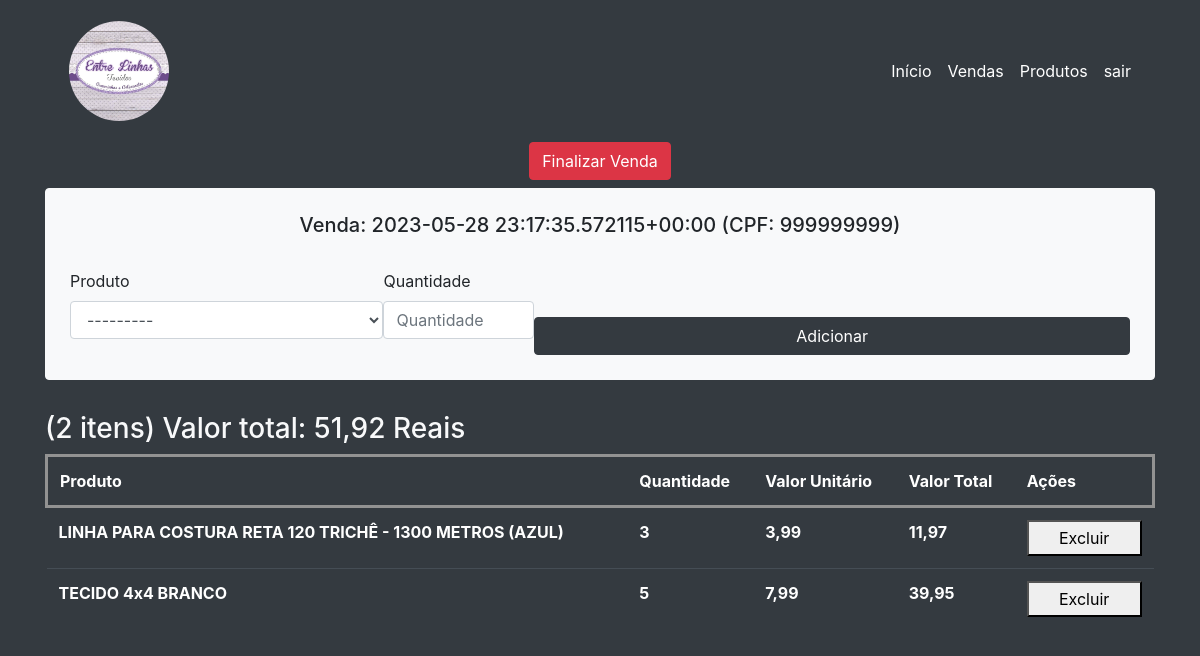
The app's page /adicionar_itens/72 (signed in) with its own data.
### core/models.py (models this page shows, shortened)
class Vendas(models.Model):
    dataVenda = models.DateTimeField('Data Venda', auto_now=True)
    cpfCliente = models.CharField('CPF cliente', max_length=200)
    def __str__ (self):
        return f'{self.dataVenda} (CPF: {self.cpfCliente})'

class ItensVendas(models.Model):
    venda = models.ForeignKey(Vendas, on_delete=models.CASCADE)
    produto = models.ForeignKey(Produtos, on_delete=models.CASCADE)
    quantidade = models.PositiveIntegerField('Quantidade')
    valorProdutoAplicado = models.DecimalField('Valor Aplicado Unidade',decimal_places=2,max_digits=9)
    valorTotal = models.DecimalField('Valor Total',decimal_places=2,max_digits=9)

class Produtos(models.Model):
    nome = models.CharField('Nome', max_length=200)
    precoVenda = models.DecimalField('Preço de Venda',decimal_places=2,max_digits=9)
    qtdEstoque = models.IntegerField('Quantidade em Estoque')
    dataModificacao = models.DateField('Data modificação', auto_now=True)
    def __str__ (self):
        return f'{self.nome}'

### core/views.py (the view)
# urls.py: path('adicionar_itens/<int:pk>', adicionar_itens, name='adicionar_itens'),
def adicionar_itens(request, pk):
    if str(request.user) != 'AnonymousUser':
        vendaAtual = get_object_or_404(Vendas, id=pk)
        itens = list(reversed(ItensVendas.objects.filter(venda=pk)))
        valorTotal = sum(item.valorTotal for item in itens)
        contagem = len(itens)
        if str(request.method)=='POST':
            formItensVenda = ItensVendaModelForm(request.POST, request.FILES)
            if formItensVenda.is_valid():
                formItensVenda.instance.venda = vendaAtual
                formItensVenda.save()
                return redirect(f'/adicionar_itens/{vendaAtual.id}')
            else:
                messages.error(request, 'Erro ao adicionar produto à venda.')
        else:
            formItensVenda = ItensVendaModelForm()
        context = {
            'formItensVenda': formItensVenda,
            'vendaAtual': vendaAtual,
            'itens': itens,
            'valorTotal': valorTotal,
            'contagem': contagem
        }
        return render(request,'adicionar_itens.html',context)
    else:
        return redirect('/accounts/login/')

### core/forms.py (shortened to what this page needs)
class ItensVendaModelForm(forms.ModelForm):
    class Meta:
        model = ItensVendas
        fields = ['produto','quantidade']
    def __init__(self, *args, **kwargs):
            super().__init__(*args, **kwargs)
            self.fields['produto'].queryset = Produtos.objects.filter(qtdEstoque__gt=0)

### core/templates/adicionar_itens.html (shortened to what this page needs)
{% extends 'modelo.html' %}
{% load bootstrap4%}
{% block conteudo %}
<a href="{% url 'efetuar_venda' %}"><button class="mb-2 btn btn-danger" type="submit" >Finalizar Venda</button></a>
<div class="container d-flex flex-column align-items-center justify-content-center">
    <div class="container 0 bg-light d-flex flex-column justify-content-center align-items-center border border-light rounded w-100 p-4">
        <h5>Venda: {{ vendaAtual }}</h5>
        <form action="{% url 'adicionar_itens' vendaAtual.id %}" method="post"
            class="d-flex flex-rowform mt-4 align-items-end justify-content-around w-100" autocomplete="off"
            enctype="multipart/form-data">
            {% bootstrap_form formItensVenda %}
            {% buttons %}
            <button class="container btn btn-dark" type="submit">Adicionar</button>
            {% endbuttons %}
        </form>
    </div>
</div>
<div class="container d-flex flex-column align-items-center justify-content-center p-3">
</div>
<div class="container">
    {% if itens %}
    <h3 class="text-light">({{contagem}} itens) Valor total: {{valorTotal}} Reais</h3>
    <table class="table table-dark">
        <thead>
            <tr>
                <th scope="col">Produto</th>
                <th scope="col">Quantidade</th>
                <th scope="col">Valor Unitário</th>
                <th scope="col">Valor Total</th>
                <th scope="col">Ações</th>
            </tr>
        </thead>
        <tbody>
            {% for item in itens%}
            <tr>
                <th scope="row">{{item.produto}}</th>
                <th scope="row">{{item.quantidade}}</th>
                <th scope="row">{{item.valorProdutoAplicado}}</th>
                <th scope="row">{{ item.valorTotal  }}</th>
                <th scope="row"><form action="{% url 'delete_item' item.id %}" method="post">
                    <button class="container px-4 py-1" type="submit">Excluir</button>
                </form> </th>
            </tr>
            {% endfor%}
        </tbody>
    </table>
    {% else %}
    <h2>Não existem itens relacionados à essa venda... :(</h2>
    {% endif %}
</div>
{% endblock %}

### core/static/css/estilos.css (style rules this page uses)
body { display: flex; flex-direction: column; justify-content: center; align-items: center; background-color: #341256; color: #ffffff; }
a { text-decoration: underline; color: #ffffff !important; }
thead { border: solid 3px #929292 !important }

### records on screen
Vendas: dataVenda+cpfCliente "2023-05-28 23:17:35.572115+00:00 (CPF: 999999999)"
ItensVendas: produto "LINHA PARA COSTURA RETA 120 TRICHÊ - 1300 METROS (AZUL)", quantidade "3", valorProdutoAplicado "3,99", valorTotal "11,97"
ItensVendas: produto "TECIDO 4x4 BRANCO", quantidade "5", valorProdutoAplicado "7,99", valorTotal "39,95"

### other values on screen
{{ contagem }} "2"
{{ valorTotal }} "51,92"
